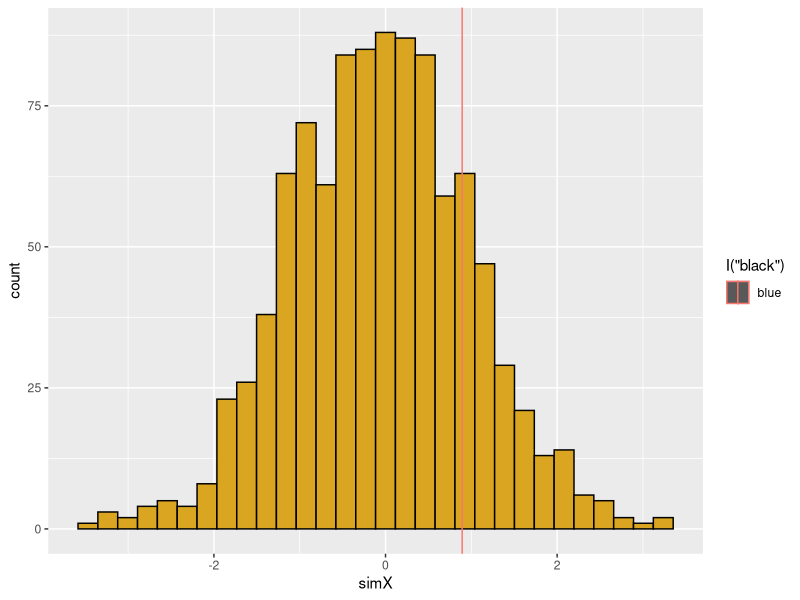
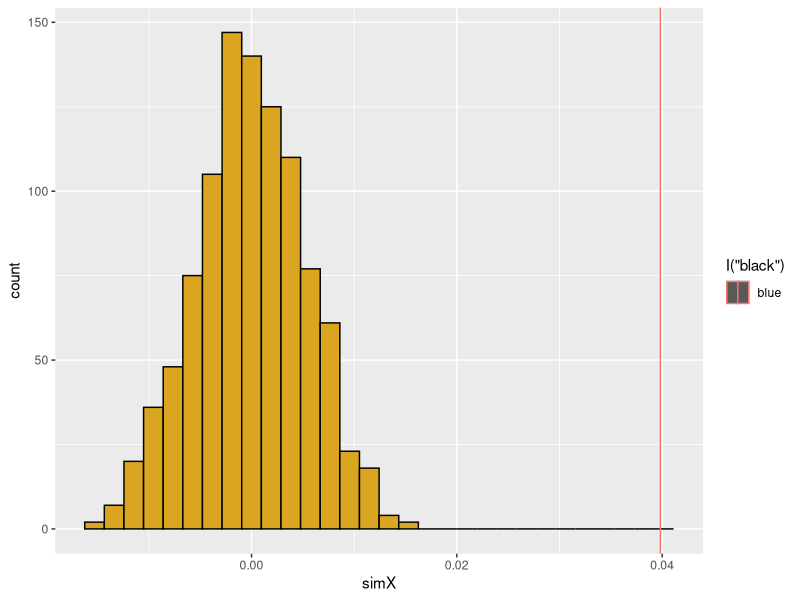

These charts were generated, in order, by the following R code:
## ---- chunk 1

#1
##################################################
#function: countZeros
#count zeros in a numeric vector
#input: numeric vector z 
#output: number of zeros

z <- sample(0:10, 100, replace=TRUE) #global variable in function

countZeros <- function(vec=z){
  counter <- 0
  for(i in seq_along(vec)){
    if(vec[i]==0) counter <- (counter+1)}


return(counter)
}
##################################################

countZeros()
z

#2
z <- sample(0:10, 100, replace=TRUE)
zsub <- z[z==0]
length(zsub)
#z - use to check how many zeros are in z



#3
###################################################
#Function: createMatrix
#create a matrix which has values of row*column in every slot
#inputs: number of rows (n) and columns (m)
#outputs: filled matrix with row*column in each slot

createMatrix <- function(n=4, m=5){
  
  mat <- matrix(nrow=n, ncol=m)
  for(i in 1:nrow(mat)){
    for(j in 1:ncol(mat)){
      mat[i,j] <- i*j
    }
  }
  return(mat)
}

createMatrix()


#4 Create a randomization test for lizard sprint speed data
library(ggplot2)
library(TeachingDemos)
char2seed("Halloween")

# function: readData
#read in data from a csv file
#inputs: csv file
#outputs: data frame
readData <- function(dF=1){
  dF <- read.table(file="15q24LizardSprintSpeed.csv", header=TRUE, sep=",")
  return(dF)
}
readData()
#######################################

#######################################
#Function:getMetric
#Calculate the metric (slope)
#Inputs: data frame
#Outputs: slope metric
dF1 <- readData()
getMetric <- function(dF=dF1){
  names(dF) <- c("x","y")
  . <- lm(dF$y~dF$x)
  . <- summary(.)
  . <- .$coefficients[2,1] #finding us metric(slope)
  slope <- .
  return(slope) #want to be around zero
}

####################################################
getMetric()


##################################################
#Function: shuffleData
#create randomization
#inputs: data frame
#outputs: shuffled data
dF1 <- readData()
shuffleData <- function(dF=dF1){
  names(dF) <- c("x","y")
  
dF$y <- sample(dF$y)
return(dF)
}
#################################################
shuffleData()


#################################################
#function: getPVAL
#calculate p-value from simulated metrics
#input:
#output: probability of getting our value or more extreme 


getPVAL <- function(z=NULL){
  if(is.null(z)){
    z <- list(xObs=runif(1), xSim=runif(1000))}
  pLower <- mean(z[[2]] <= z[[1]])
  pUpper <- mean(z[[2]] >= z[[1]])
  return(c(pLower,pUpper))
}  
getPVAL()

##################################################
# function: plotRanTest
# create ggplot of histogram of simulated values
# input: list of observed metric and vector of simulated metrics
# output: saved ggplot graph
#------------------------------------------------- 
plotRanTest <- function(z=NULL) {
  if(is.null(z)){
    z <- list(rnorm(1),rnorm(1000)) }
  dF <- data.frame(ID=seq_along(z[[2]]),simX=z[[2]])
  p1 <- ggplot(data=dF,mapping=aes(x=simX))
  p1 + geom_histogram(mapping=aes(fill=I("goldenrod"),color=I("black"))) +
    geom_vline(aes(xintercept=z[[1]],col="blue")) 
  
}

# now use functions to do the work
plotRanTest()


###Now use functions to do the work
nSim <- 1000
Xsim <- rep(NA, nSim)
dF <- readData()        
Xobs <- getMetric(dF) #finding the slope of our data

for(i in seq_len(nSim)){
  Xsim[i] <- getMetric(shuffleData(dF)) 
}
#simulating 1000 different reshufflings of our data and where our data falls (blue line)

slopes <- list(Xobs, Xsim)

getPVAL(slopes)

plotRanTest(slopes)


summary(lm(dF$speed~dF$lizard)) #find the p-value from our observed data using the summary to compare to the blue line in our histogram.

#There is a difference between my data and the randomized data (supported by both the histogram with the randomized data from 1000 simulations and my observed data, and the summary line of code above. The histogram shows that my observed slope is never overlapping the slope of the randomized data - this means taht there is a difference in my data versus the randomized data, showing that my data DOES have a correlation between lizard and speed.
